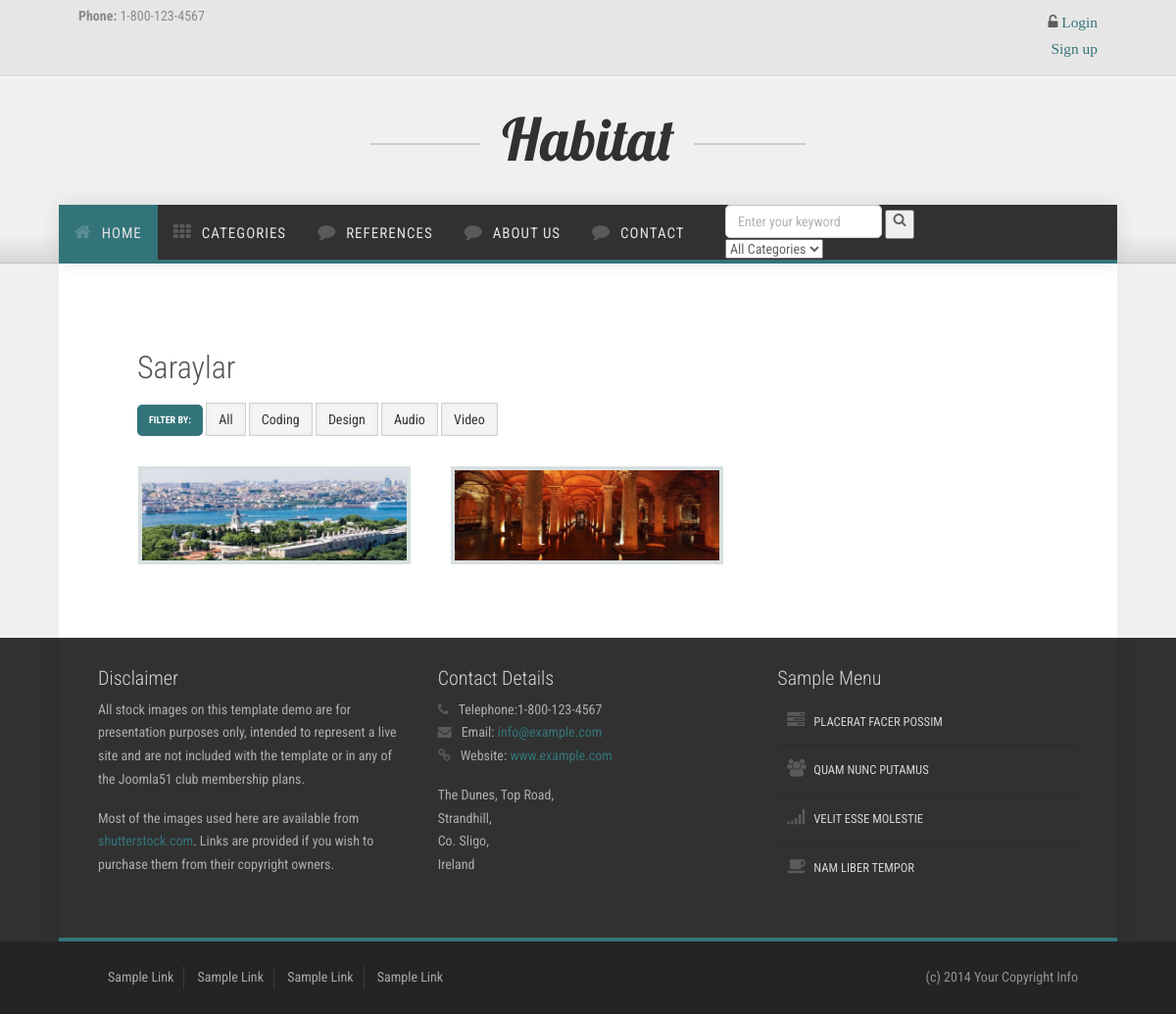
The page /category/8/Saraylar/ on the database its author committed.
### place/models.py (models this page shows, shortened)
class Category(MPTTModel):
     STATUS = (
         ('True', 'Evet'),
         ('False', 'Hayır'),
     )
     title = models.CharField(max_length=100)
     keywords = models.CharField(max_length=255)
     description = models.CharField(max_length=255)
     image = models.ImageField(blank=True,upload_to='images/')
     status = models.CharField(max_length=10, choices=STATUS)
     slug  = models.SlugField(null=False, unique=True)
     parent = TreeForeignKey('self', blank=True, null=True, related_name='children', on_delete=models.CASCADE)
     create_at = models.DateTimeField(auto_now_add=True)
     update_at = models.DateTimeField(auto_now=True)
     class MPTTMeta:
         order_insertion_by = ['title']

class Place(models.Model):
    STATUS = (
        ('True', 'Evet'),
        ('False', 'Hayır'),
    )
    category = models.ForeignKey(Category, on_delete=models.CASCADE)
    title = models.CharField(max_length=150)
    keywords = models.CharField(max_length=255)
    description = models.CharField(max_length=255)
    image = models.ImageField(blank=True, upload_to='images/')
    price = models.FloatField()
    address = models.TextField()
    detail = RichTextUploadingField()
    slug = models.SlugField(null=False, unique=True)
    like = models.IntegerField()
    status = models.CharField(max_length=10, choices=STATUS)
    create_at = models.DateTimeField(auto_now_add=True)
    update_at = models.DateTimeField(auto_now=True)

### home/views.py (the view)
# urls.py: path('category/<int:id>/<slug:slug>/', views.category_places, name='category_places'),
def category_places(request, id, slug):
    category = Category.objects.all()
    categorydata = Category.objects.get(pk=id)
    places = Place.objects.filter(category_id=id)
    context = {'places': places,
               'category': category,
               'slug': slug,
               'categorydata': categorydata
               }
    return render(request,'places.html',context)

### home/templates/places.html (shortened to what this page needs)
{% extends "homebase.html" %}
{% block content %}
    <div id="content">
        <div class="container background-white">
            <div class="row margin-vert-30">
                <div class="col-md-12 margin-top-30">
                    <div id="content">
                        <div class="container background-white">
                            <div class="row margin-vert-30">
                                <div class="col-md-12">
                                    <h2>{{ categorydata.title }}</h2>
                                    <div class="portfolio-filter-container margin-top-20">
                                        <ul class="portfolio-filter">
                                            <li class="portfolio-filter-label label label-primary">
                                                filter by:
                                            </li>
                                            <li>
                                                <a href="#" class="portfolio-selected btn btn-default" data-filter="*">All</a>
                                            </li>
                                            <li>
                                                <a href="#" class="btn btn-default" data-filter=".code">Coding</a>
                                            </li>
                                            <li>
                                                <a href="#" class="btn btn-default" data-filter=".design">Design</a>
                                            </li>
                                            <li>
                                                <a href="#" class="btn btn-default" data-filter=".audio">Audio</a>
                                            </li>
                                            <li>
                                                <a href="#" class="btn btn-default" data-filter=".video">Video</a>
                                            </li>
                                        </ul>
                                    </div>
                                </div>
                            </div>
                            <div class="row">
                                <div class="col-md-12 portfolio-group no-padding">
                                    {% for rs in places %}
                                    <div class="col-md-4 portfolio-item margin-bottom-40 video">
                                        <div>
                                            <a href="/place/{{ rs.id }}/{{ rs.slug }}">
                                                <figure>
                                                    <img src="{{ rs.image.url }}" alt="image1">
                                                </figure>
                                            </a>
                                        </div>
                                    </div>
                                    {% endfor %} }}
                                </div>
                            </div>
                        </div>
                    </div>
                </div>
            </div>
        </div>
    </div>
{% endblock %}

### home/static/css/nexus.css (style rules this page uses)
html { overflow-y: scroll; }
body { line-height: 1.7em; font-family: Roboto Condensed; font-size: 14px; font-weight: 400; background-color: #f0f0f0; color: #656565; }
.container { max-width: 1080px; padding-left: 40px; padding-right: 40px; width: 100%; }
.margin-vert-30 { margin-top: 30px; margin-bottom: 30px; }
.no-padding { padding: 0 0 4px !important; }
.margin-top-20 { margin-top: 20px; }
.margin-top-30 { margin-top: 30px; }
.margin-bottom-40 { margin-bottom: 40px; }
.background-white { background-color: #FFFFFF; }
.btn { border-radius: 0px; }
.btn-default { background-color: rgba(0, 0, 0, 0.043); border: 1px solid rgba(0, 0, 0, 0.15); border-radius: 0px; box-shadow: 0 0 5px 0 rgba(0, 0, 0, 0.05) inset; margin: 0; }
h2 { font-weight: 300; line-height: 1em; margin: 0 0 10px; color: #555555; font-family: 'Roboto Condensed', sans-serif; font-size: 32px; }
a { text-decoration: none; color: #33747a; -webkit-transition: color 0.15s ease-in; -moz-transition: color 0.15s ease-in; -o-transition: color 0.15s ease-in; transition: color 0.15s ease-in; }
a, a:hover, a:active, a:focus { outline: 0; text-decoration: none; }
img { max-width: 100% ; }
.label { font-weight: 300; font-size: 90%; border-radius: 5px; }
.portfolio-group { text-align: center; padding: 0px; margin: 0; width: 100% !important; }
.portfolio-group .portfolio-item { overflow: hidden; position: relative; text-align: center; vertical-align: text-top; list-style: none outside none; }
.portfolio-group figure { border: 4px solid #d7dfe0; margin: 1px; padding: 0px; position: relative; overflow: hidden; }
.portfolio-group figure img { max-width: 100%; display: block; position: relative; z-index: 0; -webkit-transition: -webkit-transform 0.4s ease-out; -moz-transition: -moz-transform 0.4s ease-out; transition: transform 0.4s ease-out; }
.portfolio-group .col-sm-4, .portfolio-group .col-md-4, .portfolio-group .col-lg-4 { width: 33.33%; }
.portfolio-filter { margin: 0; padding: 0px; }
.portfolio-filter li { list-style: none; display: inline-block; }
.portfolio-filter-label { font-weight: bold; text-transform: uppercase; font-size: 10px; padding: 11px 12px; }

### rows shown on the page
Category: title "Saraylar"
Place: image (picture)
Place: image (picture)
